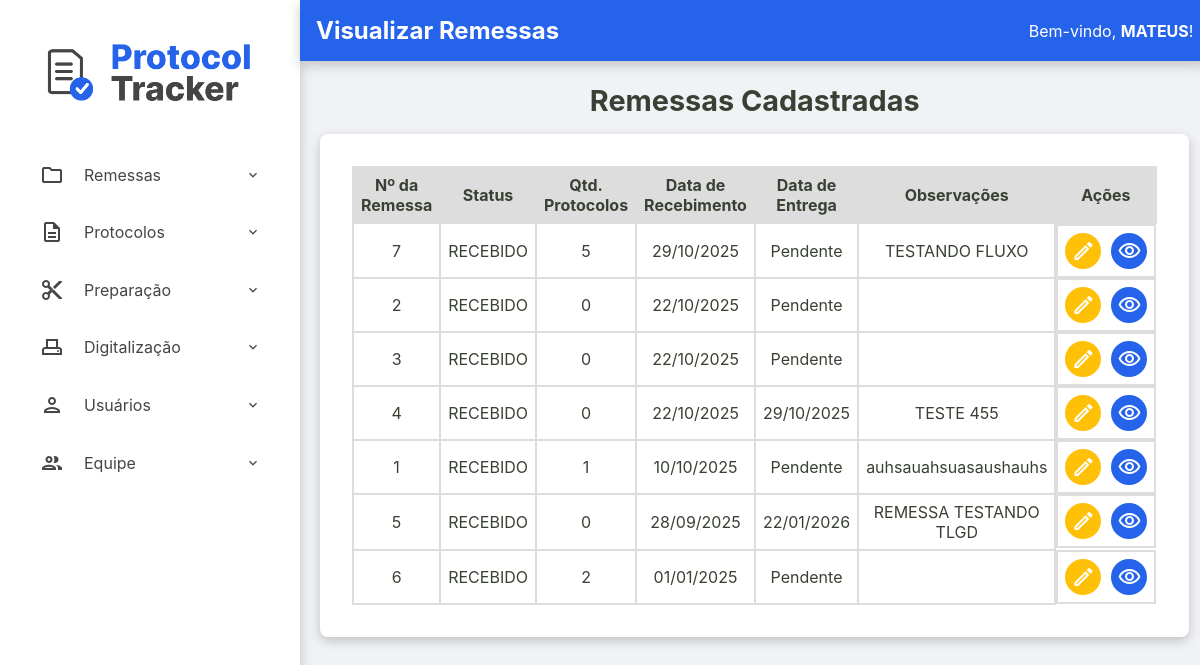
The app's page /admin/remessas/visualizar-remessas (signed in), older data.
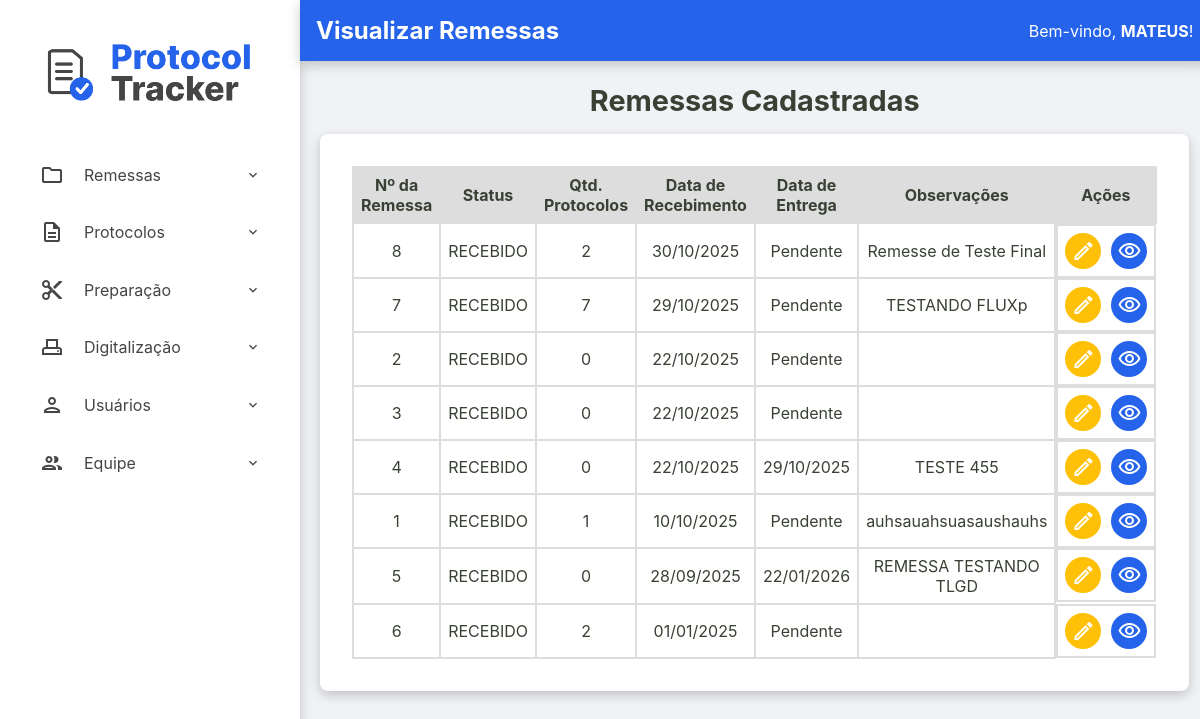
The same page, newer data.
### tables this page shows
CREATE TABLE remessas (
    numero_remessa INTEGER PRIMARY KEY, -- SQLite vai gerenciar o autoincremento aqui
    id TEXT NOT NULL UNIQUE, -- Seu ID de texto continua sendo obrigatório e único
    data_recebimento TEXT NOT NULL,
    data_entrega TEXT NULL,
    status TEXT NOT NULL DEFAULT 'RECEBIDO',
    quantidade_protocolos INTEGER NULL CHECK (quantidade_protocolos >= 0),
    id_administrador INTEGER NOT NULL,
    observacoes TEXT NULL,
    FOREIGN KEY (id_administrador) REFERENCES usuarios (id)
  );

### src/Controller/Admin/RemessaController.php (called while the page is built, shortened)
<?php
class RemessaController
{
    public function exibirRemessas(?string $erro = null)
    {
        try {
            $listaRemessas = $this->remessaRepository->all();
            require __DIR__ . '/../../../templates/admin/visualizar-remessas.php';
        } catch (Exception $e) {
            $this->home($e->getMessage());
        }
    }
}

### src/Repository/RemessaRepository.php (called while the page is built, shortened)
<?php
class RemessaRepository implements RemessaRepositoryInterface
{
    private PDO $connection;
    public function __construct(PDO $connection)
    {
        $this->connection = $connection;
    }
    public function all(): array
    {
        $sqlQuery = "SELECT * FROM remessas ORDER BY data_recebimento DESC;";
        $stmt = $this->connection->query($sqlQuery);
        return $this->hidrataLista($stmt);
    }
    private function hidrataLista(PDOStatement $stmt): array
    {
        $listaDeRemessas = [];
        while($dadosRemessa = $stmt->fetch()){
            $listaDeRemessas[] = Remessa::fromArray($dadosRemessa);
        }
        return $listaDeRemessas;
    }
}

### src/Model/Remessa.php (called while the page is built, shortened)
<?php
class Remessa {
    public function getId(): string { return $this->id; }
    public function getNumeroRemessa(): int { return $this->numero_remessa; }
    public function getDataRecebimento(): DateTimeImmutable { return $this->data_recebimento; }
    public function getDataEntrega(): ?DateTimeImmutable { return $this->data_entrega; }
    public function getStatus(): string { return $this->status; }
    public function getQuantidadeProtocolos(): ?int { return $this->quantidade_protocolos; }
    public function getObservacoes(): ?string { return $this->observacoes; }
    public static function fromArray(array $array): self
    {
        try {
            $data_recebimento = new DateTimeImmutable($array['data_recebimento']);
            $data_entrega = isset($array['data_entrega']) ? new DateTimeImmutable($array['data_entrega']) : null;
        } catch (Exception $e) {
            throw new Exception("Falha ao criar data");
        }
        return new self(
            $array['id'],
            (int) $array['numero_remessa'] ?? null,
            $data_recebimento,
            $data_entrega,
            $array['status'],
            isset($array['quantidade_protocolos']) ? (int)$array['quantidade_protocolos'] : null,
            (int)$array['id_administrador'],
            $array['observacoes'] ?? null
        );
    }
}

### templates/admin/visualizar-remessas.php (the view, shortened to what this page needs)
<?php require __DIR__ . '/../components/_header.php'; ?>
<h2>Remessas Cadastradas</h2>
<section class="listagem-container">
    <table id="tabela-remessas" class="protocolos-table datatable-js">
        <thead>
            <tr>
                <th>Nº da Remessa</th>
                <th>Status</th>
                <th>Qtd. Protocolos</th>
                <th>Data de Recebimento</th>
                <th>Data de Entrega</th>
                <th>Observações</th>
                <th class="acoes-header">Ações</th>
            </tr>
        </thead>
        <tbody>
            <?php foreach ($listaRemessas as $remessa): ?>
                <tr>
                    <td><?= htmlspecialchars($remessa->getNumeroRemessa()) ?></td>
                    <td><?= htmlspecialchars($remessa->getStatus()) ?></td>
                    <td><?= htmlspecialchars($remessa->getQuantidadeProtocolos() ?? 0) ?></td>
                    <td><?= $remessa->getDataRecebimento() ? $remessa->getDataRecebimento()->format('d/m/Y') : 'N/A' ?></td>
                    <td><?= $remessa->getDataEntrega() ? $remessa->getDataEntrega()->format('d/m/Y') : 'Pendente' ?></td>
                    <td><?= htmlspecialchars($remessa->getObservacoes() ?? '') ?></td>
                    <td class="acoes-cell">
                        <a href="/admin/remessas/editar-remessa?id=<?= htmlspecialchars($remessa->getId()) ?>" class="btn-acao btn-editar" title="Editar Remessa">
                            <span class="material-icons-outlined">edit</span>
                        </a>
                        <a href="/admin/remessas/protocolos?id=<?= htmlspecialchars($remessa->getId()) ?>" class="btn-acao btn-detalhes" title="Ver Detalhes/Protocolos">
                            <span class="material-icons-outlined">visibility</span>
                        </a>
                    </td>
                </tr>
            <?php endforeach; ?>
        </tbody>
    </table>
</section>
<?php require __DIR__ . '/../components/_footer.php'; ?>

Row changes from the older to the newer data that the page shows:
added remessas: numero_remessa "8", status "RECEBIDO", quantidade_protocolos "2", format "30/10/2025", shows "Pendente", observacoes "Remesse de Teste Final"
changed remessas id 7: quantidade_protocolos "5" → "7"; observacoes "TESTANDO FLUXO" → "TESTANDO FLUXp"
